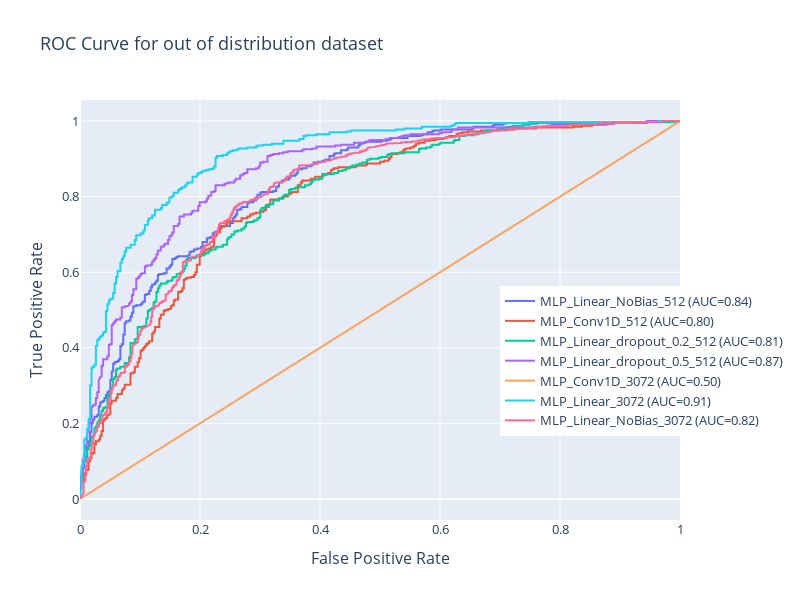
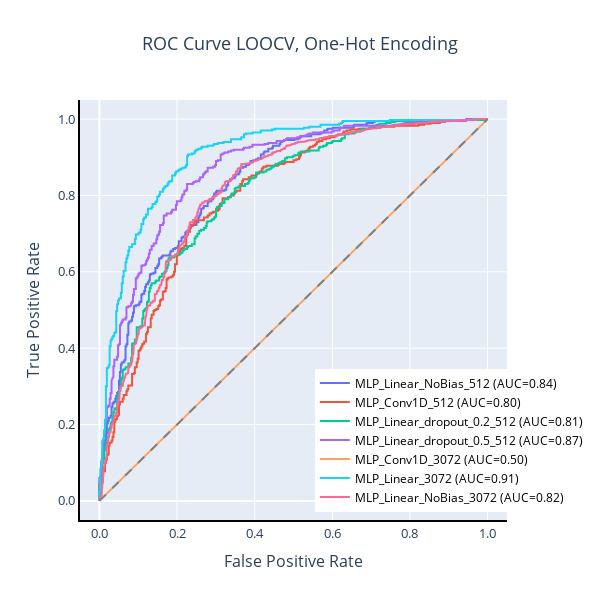

The cell these charts' notebook holds for them, in order:
### Markdown cell above
Creating the plot

### Code cell
# Initialize an empty figure
# Load the model
fig = go.Figure()

# Define a function to reshape and stack the given data
def reshape_and_stack(data):
    return torch.stack(data).detach().reshape(epochs, -1)

# Loop through models and add ROC curves to the figure
for path, model_name in zip(path_model, name_OOD2):
    try:
        # Load the model
        load_model = torch.load(path, map_location=torch.device("cpu"))
        metrics = load_model["metrics"]
        epochs = load_model["epoch"]

    except FileNotFoundError:
        print(f"File not found: {path}")
    except Exception as e:
        print(f"An error occurred while loading {path}: {e}")

    # Reshape and stack training and validation metrics
    train_predict, train_target, train_loss = [reshape_and_stack(metrics["train"][key]) for key in ["predict", "targets", "losses"]]
    val_predict, val_target, val_loss = [reshape_and_stack(metrics["val"][key]) for key in ["predict", "targets", "losses"]]

    # Reshape and stack test predictions and targets
    test_predict = torch.stack(metrics["test"]["predict"]).detach()
    test_predict = test_predict.view(-1, test_predict.size(-1))
    test_target = torch.stack(metrics["test"]["targets"]).detach()
    test_target = test_target.view(-1, test_target.size(-1))

    target = test_target.numpy()
    predict = test_predict.numpy()

    # Calculate ROC curve (fpr, tpr) and AUC
    fpr, tpr, _ = roc_curve(target, predict)  # y_true are the true labels
    roc_auc = auc(fpr, tpr)

    # Add a Scatter plot for the current model to the figure
    fig.add_trace(go.Scatter(x=fpr, y=tpr,
                             mode='lines',
                             name=f'{model_name} (AUC={roc_auc:.2f})'))

# Customize the layout of the figure
fig.update_layout(title='ROC Curve for out of distribution dataset',
                  xaxis=dict(title='False Positive Rate'),
                  yaxis=dict(title='True Positive Rate'),
                  legend=dict(x=0.7, y=0.2),
                  width=800,
                  height=600,
                  font_size=13,
                  template="plotly")

# Add a dashed line to represent the diagonal (random) ROC curve
fig.add_shape(
    type='line', line=dict(dash='dash', color='gray', width=2),
    x0=0, x1=1, y0=0, y1=1
)

# Update the layout with additional settings
fig.update_layout(title=dict(text='ROC Curve LOOCV, One-Hot Encoding',
                            x=0.5),
                  xaxis=dict(title='False Positive Rate',
                             linecolor='black',
                             linewidth=2,
                             tickformat=".1f"),
                  yaxis=dict(title='True Positive Rate',
                             linecolor='black',
                             linewidth=2,
                             tickformat=".1f"),
                  legend=dict(x=0.55, y=0.02,
                              bordercolor='black',
                              font=dict(
                                  size=12,
                                  color="black")),
                  width=600,
                  height=600,
                  font_size=13,
                  showlegend=True,
                  template='plotly',
                  legend_bordercolor="black"
)

# Update the x-axis and y-axis ranges
fig.update_xaxes(
    range=[-0.05, 1.05]  # Set the range of the x-axis
)
fig.update_yaxes(
    range=[-0.05, 1.05]  # Set the range of the y-axis
)

# Show the plot
fig.show()

### Figure 1 — Plotly figure (JSON) as saved in the notebook; plotly's stock layout.template omitted (floating-point values rounded to 4 significant figures; data arrays with more than 128 entries replaced by an {"elided": "..."} marker saying what was removed)
{"data": [{"mode": "lines", "name": "MLP_Linear_NoBias_512 (AUC=0.84)", "type": "scatter", "x": {"elided": "267 float values"}, "y": {"elided": "267 float values"}}, {"mode": "lines", "name": "MLP_Conv1D_512 (AUC=0.80)", "type": "scatter", "x": {"elided": "293 float values"}, "y": {"elided": "293 float values"}}, {"mode": "lines", "name": "MLP_Linear_dropout_0.2_512 (AUC=0.81)", "type": "scatter", "x": {"elided": "288 float values"}, "y": {"elided": "288 float values"}}, {"mode": "lines", "name": "MLP_Linear_dropout_0.5_512 (AUC=0.87)", "type": "scatter", "x": {"elided": "248 float values"}, "y": {"elided": "248 float values"}}, {"mode": "lines", "name": "MLP_Conv1D_3072 (AUC=0.50)", "type": "scatter", "x": [0, 1], "y": [0, 1]}, {"mode": "lines", "name": "MLP_Linear_3072 (AUC=0.91)", "type": "scatter", "x": {"elided": "192 float values"}, "y": {"elided": "192 float values"}}, {"mode": "lines", "name": "MLP_Linear_NoBias_3072 (AUC=0.82)", "type": "scatter", "x": {"elided": "803 float values"}, "y": {"elided": "803 float values"}}], "layout": {"font": {"size": 13}, "height": 600, "legend": {"x": 0.7, "y": 0.2}, "title": {"text": "ROC Curve for out of distribution dataset"}, "width": 800, "xaxis": {"title": {"text": "False Positive Rate"}}, "yaxis": {"title": {"text": "True Positive Rate"}}}}

### Figure 2 — Plotly figure (JSON) as saved in the notebook; plotly's stock layout.template omitted (floating-point values rounded to 4 significant figures; data arrays with more than 128 entries replaced by an {"elided": "..."} marker saying what was removed)
{"data": [{"mode": "lines", "name": "MLP_Linear_NoBias_512 (AUC=0.84)", "type": "scatter", "x": {"elided": "267 float values"}, "y": {"elided": "267 float values"}}, {"mode": "lines", "name": "MLP_Conv1D_512 (AUC=0.80)", "type": "scatter", "x": {"elided": "293 float values"}, "y": {"elided": "293 float values"}}, {"mode": "lines", "name": "MLP_Linear_dropout_0.2_512 (AUC=0.81)", "type": "scatter", "x": {"elided": "288 float values"}, "y": {"elided": "288 float values"}}, {"mode": "lines", "name": "MLP_Linear_dropout_0.5_512 (AUC=0.87)", "type": "scatter", "x": {"elided": "248 float values"}, "y": {"elided": "248 float values"}}, {"mode": "lines", "name": "MLP_Conv1D_3072 (AUC=0.50)", "type": "scatter", "x": [0, 1], "y": [0, 1]}, {"mode": "lines", "name": "MLP_Linear_3072 (AUC=0.91)", "type": "scatter", "x": {"elided": "192 float values"}, "y": {"elided": "192 float values"}}, {"mode": "lines", "name": "MLP_Linear_NoBias_3072 (AUC=0.82)", "type": "scatter", "x": {"elided": "803 float values"}, "y": {"elided": "803 float values"}}], "layout": {"font": {"size": 13}, "height": 600, "legend": {"bordercolor": "black", "font": {"color": "black", "size": 12}, "x": 0.55, "y": 0.02}, "shapes": [{"line": {"color": "gray", "dash": "dash", "width": 2}, "type": "line", "x0": 0, "x1": 1, "y0": 0, "y1": 1}], "showlegend": true, "title": {"text": "ROC Curve LOOCV, One-Hot Encoding", "x": 0.5}, "width": 600, "xaxis": {"linecolor": "black", "linewidth": 2, "range": [-0.05, 1.05], "tickformat": ".1f", "title": {"text": "False Positive Rate"}}, "yaxis": {"linecolor": "black", "linewidth": 2, "range": [-0.05, 1.05], "tickformat": ".1f", "title": {"text": "True Positive Rate"}}}}
